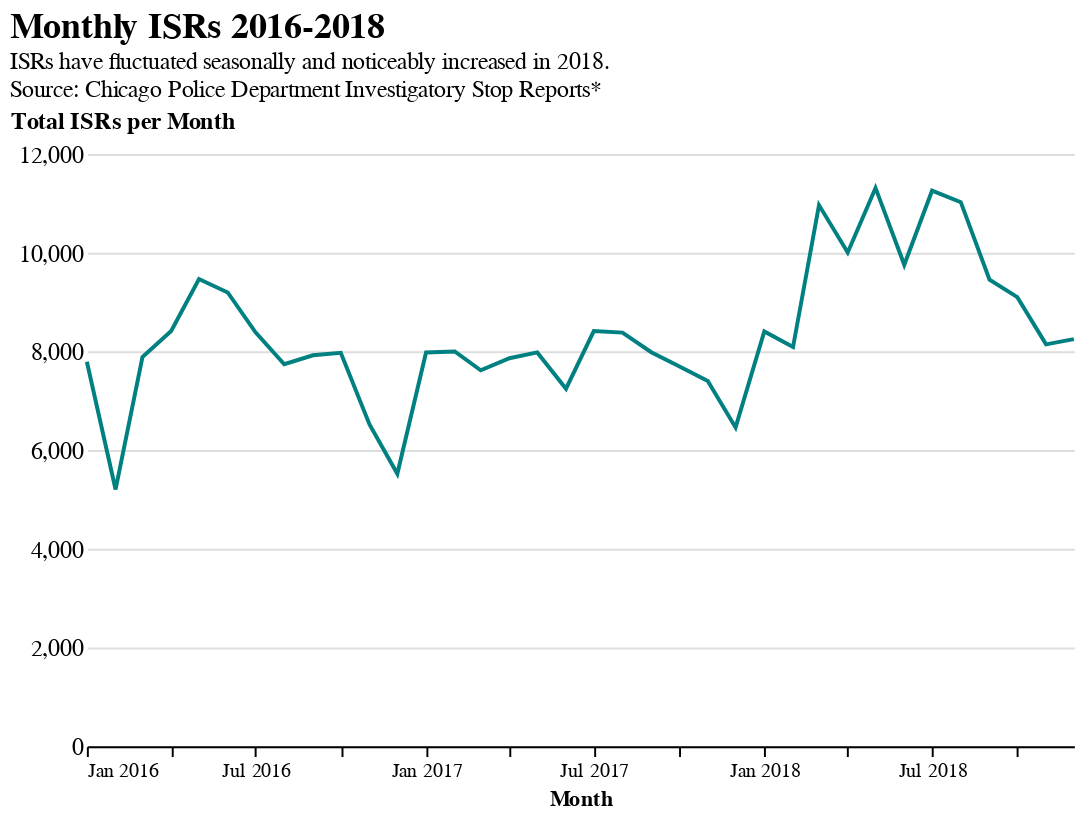

Notebook code cell kept with this figure:
### Markdown cell above
I begin with a basic line chart that demonstrates the total ISRs by month over time. Seasonal dips in the number of stops per month occur towards the end of fall and tend to increase again in late winter/early spring. There is a noticeable increase in the volume of stops during the high season of 2018 as compared to the prior two years. In later charts, I continue to examine trends over time to see if there are patterns which may explain this increase.

### Code cell
by_month = group_month(isrs, 'isr_count')
alt.Chart(by_month, width=500).mark_line().encode(
    alt.X('month_year:T', title='Month', axis=alt.Axis(format="%b %Y")),
    alt.Y('isr_count', title="Total ISRs per Month"),
    color=alt.value("teal")
    ).properties(
title={
  "text": ["Monthly ISRs 2016-2018"], 
  "subtitle": ["ISRs have fluctuated seasonally and noticeably increased in 2018.",
               "Source: Chicago Police Department Investigatory Stop Reports*"],
  }
)

### Figure 1 — Vega-Lite specification as saved in the notebook (floating-point values rounded to 4 significant figures)
{"config": {"title": {"fontSize": 18, "font": "Helvetica", "anchor": "start", "fontColor": "#000000"}, "axisX": {"domain": true, "domainColor": "#000000", "grid": false, "labelFont": "Helvetica", "tickColor": "#000000", "tickSize": 5, "titleFont": "Helvetica", "title": "X Axis Title (units)", "stroke": "transparent"}, "axisY": {"domain": false, "grid": true, "gridColor": "#DEDDDD", "gridWidth": 1, "labelFont": "Helvetica", "labelFontSize": 12, "labelAngle": 0, "ticks": false, "titleFont": "Helvetica", "titleFontSize": 12, "titlePadding": 10, "title": "Y Axis Title (units)", "titleAngle": 0, "titleY": -10, "titleX": 18}, "range": {"category": ["#7F3C8D", "#11A579", "#3969AC", "#F2B701", "#E73F74", "#80BA5A", "#E68310", "#008695", "#CF1C90", "#f97b72", "#4b4b8f", "#A5AA99"], "diverging": ["#ebf0f1", "#ffffff", "#c3d2d4", "#96b0b4", "#76999d", "#678e93", "#588489", "#4a7a7f", "#3a6f76", "#29656c"]}, "view": {"stroke": "transparent"}}, "data": {"name": "data-1e61c97bee4ec3bc17817e3f730c2868"}, "mark": "line", "encoding": {"color": {"value": "teal"}, "x": {"type": "temporal", "axis": {"format": "%b %Y"}, "field": "month_year", "title": "Month"}, "y": {"type": "quantitative", "field": "isr_count", "title": "Total ISRs per Month"}}, "title": {"text": ["Monthly ISRs 2016-2018"], "subtitle": ["ISRs have fluctuated seasonally and noticeably increased in 2018.", "Source: Chicago Police Department Investigatory Stop Reports*"]}, "width": 500, "$schema": "https://vega.github.io/schema/vega-lite/v4.0.2.json", "datasets": {"data-1e61c97bee4ec3bc17817e3f730c2868": [{"month_year": "2016-01-01T00:00:00", "isr_count": 7790}, {"month_year": "2016-02-01T00:00:00", "isr_count": 5202}, {"month_year": "2016-03-01T00:00:00", "isr_count": 7886}, {"month_year": "2016-04-01T00:00:00", "isr_count": 8413}, {"month_year": "2016-05-01T00:00:00", "isr_count": 9467}, {"month_year": "2016-06-01T00:00:00", "isr_count": 9194}, {"month_year": "2016-07-01T00:00:00", "isr_count": 8387}, {"month_year": "2016-08-01T00:00:00", "isr_count": 7740}, {"month_year": "2016-09-01T00:00:00", "isr_count": 7920}, {"month_year": "2016-10-01T00:00:00", "isr_count": 7971}, {"month_year": "2016-11-01T00:00:00", "isr_count": 6518}, {"month_year": "2016-12-01T00:00:00", "isr_count": 5519}, {"month_year": "2017-01-01T00:00:00", "isr_count": 7978}, {"month_year": "2017-02-01T00:00:00", "isr_count": 7997}, {"month_year": "2017-03-01T00:00:00", "isr_count": 7615}, {"month_year": "2017-04-01T00:00:00", "isr_count": 7861}, {"month_year": "2017-05-01T00:00:00", "isr_count": 7979}, {"month_year": "2017-06-01T00:00:00", "isr_count": 7244}, {"month_year": "2017-07-01T00:00:00", "isr_count": 8411}, {"month_year": "2017-08-01T00:00:00", "isr_count": 8380}, {"month_year": "2017-09-01T00:00:00", "isr_count": 7983}, {"month_year": "2017-10-01T00:00:00", "isr_count": 7697}, {"month_year": "2017-11-01T00:00:00", "isr_count": 7402}, {"month_year": "2017-12-01T00:00:00", "isr_count": 6459}, {"month_year": "2018-01-01T00:00:00", "isr_count": 8404}, {"month_year": "2018-02-01T00:00:00", "isr_count": 8087}, {"month_year": "2018-03-01T00:00:00", "isr_count": 10964}, {"month_year": "2018-04-01T00:00:00", "isr_count": 10005}, {"month_year": "2018-05-01T00:00:00", "isr_count": 11312}, {"month_year": "2018-06-01T00:00:00", "isr_count": 9754}, {"month_year": "2018-07-01T00:00:00", "isr_count": 11256}, {"month_year": "2018-08-01T00:00:00", "isr_count": 11023}, {"month_year": "2018-09-01T00:00:00", "isr_count": 9452}, {"month_year": "2018-10-01T00:00:00", "isr_count": 9098}, {"month_year": "2018-11-01T00:00:00", "isr_count": 8142}, {"month_year": "2018-12-01T00:00:00", "isr_count": 8248}]}}
